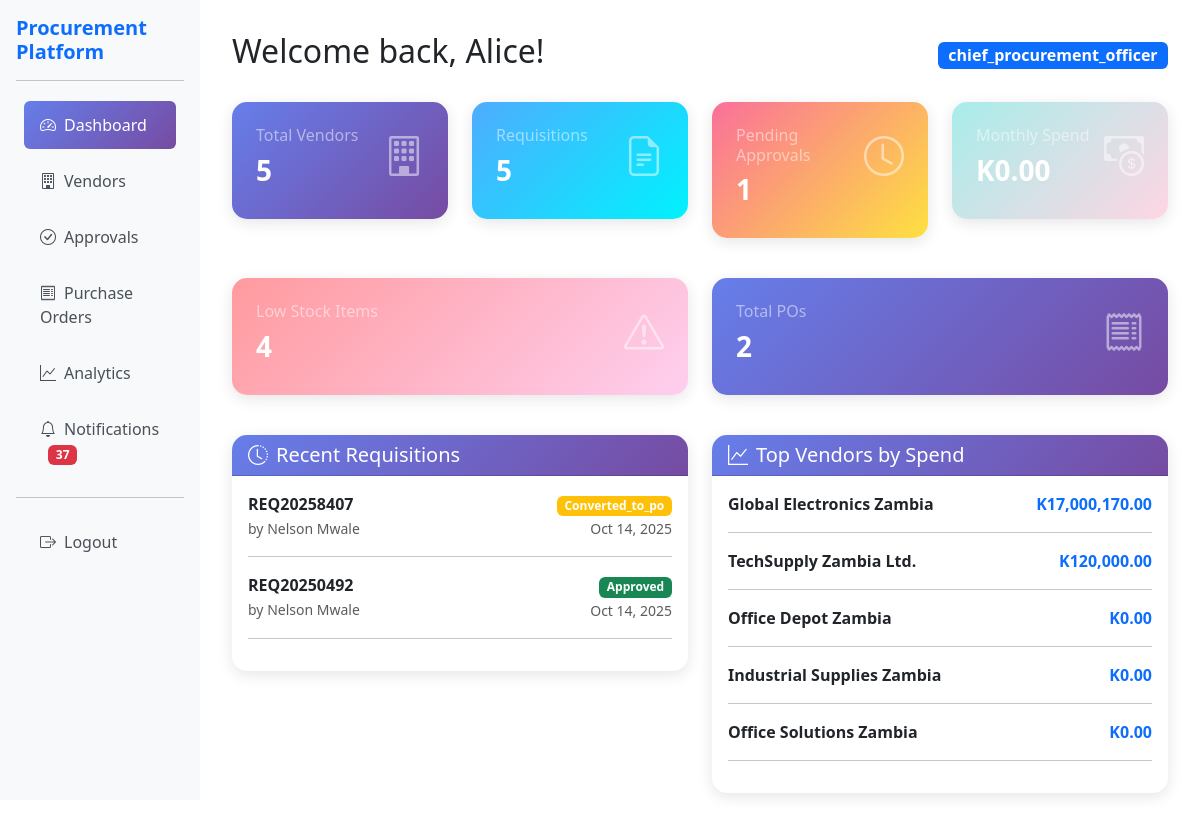
The app's page /dashboard.php (signed in) with its own data.
### tables this page shows
CREATE TABLE `users` (
  `id` int(11) NOT NULL,
  `username` varchar(50) NOT NULL,
  `email` varchar(100) NOT NULL,
  `password_hash` varchar(255) NOT NULL,
  `first_name` varchar(50) NOT NULL,
  `last_name` varchar(50) NOT NULL,
  `role_id` int(11) NOT NULL,
  `is_active` tinyint(1) DEFAULT 1,
  `created_at` timestamp NOT NULL DEFAULT current_timestamp(),
  `updated_at` timestamp NOT NULL DEFAULT current_timestamp() ON UPDATE current_timestamp()
);

CREATE TABLE `purchase_requisitions` (
  `id` int(11) NOT NULL,
  `requisition_number` varchar(50) NOT NULL,
  `requested_by` int(11) NOT NULL,
  `department` varchar(100) DEFAULT NULL,
  `cost_center` varchar(50) DEFAULT NULL,
  `priority` enum('low','medium','high') DEFAULT 'medium',
  `justification` text DEFAULT NULL,
  `total_amount` decimal(12,2) DEFAULT 0.00,
  `status` enum('draft','submitted','approved','rejected','cancelled','converted_to_po') DEFAULT 'draft',
  `created_at` timestamp NOT NULL DEFAULT current_timestamp(),
  `updated_at` timestamp NOT NULL DEFAULT current_timestamp() ON UPDATE current_timestamp()
);

### config/config.php (called while the page is built, shortened)
<?php
function isLoggedIn() {
    return isset($_SESSION['user_id']) && isset($_SESSION['username']);
}
function getCurrentUser() {
    return [
        'id' => $_SESSION['user_id'],
        'username' => $_SESSION['username'],
        'email' => $_SESSION['email'],
        'first_name' => $_SESSION['first_name'],
        'last_name' => $_SESSION['last_name'],
        'role_id' => $_SESSION['role_id'],
        'role_name' => $_SESSION['role_name']
    ];
}
function hasPermission($permission) {
    $user = getCurrentUser();
    $permissions = $_SESSION['permissions'] ?? [];
    if ($permission === 'view_inventory') {
        return strtolower($user['role_name']) === 'inventory_manager';
    }
    return isset($permissions[$permission]) && $permissions[$permission] === true;
}
function formatCurrency($amount) {
    return 'K' . number_format((float)$amount, 2);
}
function formatDate($date, $format = DATE_DISPLAY_FORMAT) {
    return date($format, strtotime($date));
}
?>

### includes/notifications.php (called while the page is built, shortened)
<?php
require_once __DIR__ . '/../config/config.php';
class NotificationSystem {
    private $db;
    public function __construct() {
        $this->db = new Database();
    }
    public function getUnreadCount($user_id) {
        try {
            $conn = $this->db->getConnection();
            $sql = "SELECT COUNT(*) FROM notifications WHERE user_id = ? AND is_read = 0";
            $stmt = $conn->prepare($sql);
            $stmt->execute([$user_id]);
            $count = $stmt->fetchColumn();
            return $count;
        } catch (Exception $e) {
            error_log("Get unread count error: " . $e->getMessage());
            return 0;
        }
    }
}
?>

### dashboard.php (the view, shortened to what this page needs)
<?php
require_once 'config/config.php';
require_once 'auth/auth.php';
require_once 'includes/notifications.php';
$user = getCurrentUser();
$db = new Database();
$conn = $db->getConnection();
$stats = [];
try {
    $stmt = $conn->prepare("SELECT COUNT(*) FROM vendors WHERE is_active = 1");
    $stmt->execute();
    $stats['total_vendors'] = $stmt->fetchColumn();
    $stmt = $conn->prepare("SELECT COUNT(*) FROM purchase_requisitions");
    $stmt->execute();
    $stats['total_requisitions'] = $stmt->fetchColumn();
    $stmt = $conn->prepare("SELECT COUNT(*) FROM approvals WHERE status = 'pending'");
    $stmt->execute();
    $stats['pending_approvals'] = $stmt->fetchColumn();
    $stmt = $conn->prepare("SELECT COUNT(*) FROM purchase_orders");
    $stmt->execute();
    $stats['total_pos'] = $stmt->fetchColumn();
    $stmt = $conn->prepare("SELECT COALESCE(SUM(total_amount), 0) FROM purchase_orders WHERE MONTH(created_at) = MONTH(CURRENT_DATE()) AND YEAR(created_at) = YEAR(CURRENT_DATE())");
    $stmt->execute();
    $stats['monthly_spend'] = $stmt->fetchColumn();
    $stmt = $conn->prepare("SELECT COUNT(*) FROM inventory_items WHERE current_stock <= reorder_point AND is_active = 1");
    $stmt->execute();
    $stats['low_stock_items'] = $stmt->fetchColumn();
    $notificationSystem = new NotificationSystem();
    $stats['unread_notifications'] = $notificationSystem->getUnreadCount($user['id']);
    $stmt = $conn->prepare("
        SELECT pr.*, u.first_name, u.last_name
        FROM purchase_requisitions pr
        JOIN users u ON pr.requested_by = u.id
        ORDER BY pr.created_at DESC
        LIMIT 5
    ");
    $stmt->execute();
    $recent_requisitions = $stmt->fetchAll();
    $stmt = $conn->prepare("
        SELECT a.*, pr.requisition_number, u.first_name, u.last_name
        FROM approvals a
        JOIN purchase_requisitions pr ON a.requisition_id = pr.id
        JOIN users u ON a.approver_id = u.id
        ORDER BY a.created_at DESC
        LIMIT 5
    ");
    $stmt->execute();
    $recent_approvals = $stmt->fetchAll();
    $stmt = $conn->prepare("
        SELECT v.name, COALESCE(SUM(po.total_amount), 0) as total_spend
        FROM vendors v
        LEFT JOIN purchase_orders po ON v.id = po.vendor_id
        WHERE v.is_active = 1
        GROUP BY v.id, v.name
        ORDER BY total_spend DESC
        LIMIT 5
    ");
    $stmt->execute();
    $top_vendors = $stmt->fetchAll();
} catch (Exception $e) {
    error_log("Dashboard error: " . $e->getMessage());
    $stats = [
        'total_vendors' => 0,
        'total_requisitions' => 0,
        'pending_approvals' => 0,
        'total_pos' => 0,
        'monthly_spend' => 0,
        'low_stock_items' => 0
    ];
    $recent_requisitions = [];
    $recent_approvals = [];
    $top_vendors = [];
}
?>
<!DOCTYPE html>
<html lang="en">
<head>
    <link href="https://cdn.jsdelivr.net/npm/bootstrap@5.3.0/dist/css/bootstrap.min.css" rel="stylesheet">
    <link href="https://cdn.jsdelivr.net/npm/bootstrap-icons@1.10.0/font/bootstrap-icons.css" rel="stylesheet">
    <link href="https://cdn.jsdelivr.net/npm/chart.js@4.4.0/dist/chart.min.css" rel="stylesheet">
</head>
<body>
    <div class="container-fluid">
        <div class="row">
            <div class="col-md-3 col-lg-2 sidebar">
                <div class="p-3">
                    <h5 class="text-primary fw-bold"><?php echo APP_NAME; ?></h5>
                    <hr>
                    <nav class="nav flex-column">
                        <a class="nav-link active" href="dashboard.php">
                            <i class="bi bi-speedometer2 me-2"></i>Dashboard
                        </a>
                        <?php if (hasPermission('manage_vendors')): ?>
                        <a class="nav-link" href="vendor.php">
                            <i class="bi bi-building me-2"></i>Vendors
                        </a>
                        <?php endif; ?>
                        <?php if (hasPermission('approve_requisition')): ?>
                        <a class="nav-link" href="approval.php">
                            <i class="bi bi-check-circle me-2"></i>Approvals
                        </a>
                        <?php endif; ?>
                        <?php if (hasPermission('create_po')): ?>
                        <a class="nav-link" href="purchase_order.php">
                            <i class="bi bi-receipt me-2"></i>Purchase Orders
                        </a>
                        <?php endif; ?>
                        <?php if (hasPermission('view_analytics')): ?>
                        <a class="nav-link" href="analytics.php">
                            <i class="bi bi-graph-up me-2"></i>Analytics
                        </a>
                        <?php endif; ?>
                        <a class="nav-link" href="notification_center.php">
                            <i class="bi bi-bell me-2"></i>Notifications
                            <?php if ($stats['unread_notifications'] > 0): ?>
                                <span class="badge bg-danger ms-2"><?php echo $stats['unread_notifications']; ?></span>
                            <?php endif; ?>
                        </a>
                        <hr>
                        <a class="nav-link" href="logout.php">
                            <i class="bi bi-box-arrow-right me-2"></i>Logout
                        </a>
                    </nav>
                </div>
            </div>
            <div class="col-md-9 col-lg-10 main-content">
                <div class="d-flex justify-content-between align-items-center mb-4">
                    <h2>Welcome back, <?php echo htmlspecialchars($user['first_name']); ?>!</h2>
                    <span class="badge bg-primary fs-6"><?php echo htmlspecialchars($user['role_name']); ?></span>
                </div>
                <div class="row mb-4">
                    <div class="col-md-3">
                        <div class="stat-card">
                            <div class="d-flex justify-content-between">
                                <div>
                                    <h6 class="text-white-50">Total Vendors</h6>
                                    <h3 class="fw-bold"><?php echo number_format($stats['total_vendors']); ?></h3>
                                </div>
                                <i class="bi bi-building fs-1 opacity-50"></i>
                            </div>
                        </div>
                    </div>
                    <div class="col-md-3">
                        <div class="stat-card success">
                            <div class="d-flex justify-content-between">
                                <div>
                                    <h6 class="text-white-50">Requisitions</h6>
                                    <h3 class="fw-bold"><?php echo number_format($stats['total_requisitions']); ?></h3>
                                </div>
                                <i class="bi bi-file-earmark-text fs-1 opacity-50"></i>
                            </div>
                        </div>
                    </div>
                    <div class="col-md-3">
                        <div class="stat-card warning">
                            <div class="d-flex justify-content-between">
                                <div>
                                    <h6 class="text-white-50">Pending Approvals</h6>
                                    <h3 class="fw-bold"><?php echo number_format($stats['pending_approvals']); ?></h3>
                                </div>
                                <i class="bi bi-clock fs-1 opacity-50"></i>
                            </div>
                        </div>
                    </div>
                    <div class="col-md-3">
                        <div class="stat-card info">
                            <div class="d-flex justify-content-between">
                                <div>
                                    <h6 class="text-white-50">Monthly Spend</h6>
                                    <h3 class="fw-bold"><?php echo formatCurrency($stats['monthly_spend']); ?></h3>
                                </div>
                                <i class="bi bi-cash-coin fs-1 opacity-50"></i>
                            </div>
                        </div>
                    </div>
                </div>
                <div class="row mb-4">
                    <div class="col-md-6">
                        <div class="stat-card danger">
                            <div class="d-flex justify-content-between">
                                <div>
                                    <h6 class="text-white-50">Low Stock Items</h6>
                                    <h3 class="fw-bold"><?php echo number_format($stats['low_stock_items']); ?></h3>
                                </div>
                                <i class="bi bi-exclamation-triangle fs-1 opacity-50"></i>
                            </div>
                        </div>
                    </div>
                    <div class="col-md-6">
                        <div class="stat-card">
                            <div class="d-flex justify-content-between">
                                <div>
                                    <h6 class="text-white-50">Total POs</h6>
                                    <h3 class="fw-bold"><?php echo number_format($stats['total_pos']); ?></h3>
                                </div>
                                <i class="bi bi-receipt fs-1 opacity-50"></i>
                            </div>
                        </div>
                    </div>
                </div>
                <div class="row">
                    <div class="col-md-6">
                        <div class="card">
                            <div class="card-header">
                                <h5 class="mb-0"><i class="bi bi-clock-history me-2"></i>Recent Requisitions</h5>
                            </div>
                            <div class="card-body">
                                <?php if (empty($recent_requisitions)): ?>
                                    <p class="text-muted">No recent requisitions</p>
                                <?php else: ?>
                                    <?php foreach ($recent_requisitions as $req): ?>
                                        <div class="d-flex justify-content-between align-items-center mb-2">
                                            <div>
                                                <strong><?php echo htmlspecialchars($req['requisition_number']); ?></strong>
                                                <br>
                                                <small class="text-muted">by <?php echo htmlspecialchars($req['first_name'] . ' ' . $req['last_name']); ?></small>
                                            </div>
                                            <div class="text-end">
                                                <span class="badge bg-<?php echo $req['status'] == 'approved' ? 'success' : ($req['status'] == 'rejected' ? 'danger' : 'warning'); ?>">
                                                    <?php echo ucfirst($req['status']); ?>
                                                </span>
                                                <br>
                                                <small class="text-muted"><?php echo formatDate($req['created_at']); ?></small>
                                            </div>
                                        </div>
                                        <hr>
                                    <?php endforeach; ?>
                                <?php endif; ?>
                            </div>
                        </div>
                    </div>
                    <div class="col-md-6">
                        <div class="card">
                            <div class="card-header">
                                <h5 class="mb-0"><i class="bi bi-graph-up me-2"></i>Top Vendors by Spend</h5>
                            </div>
                            <div class="card-body">
                                <?php if (empty($top_vendors)): ?>
                                    <p class="text-muted">No vendor data available</p>
                                <?php else: ?>
                                    <?php foreach ($top_vendors as $vendor): ?>
                                        <div class="d-flex justify-content-between align-items-center mb-2">
                                            <div>
                                                <strong><?php echo htmlspecialchars($vendor['name']); ?></strong>
                                            </div>
                                            <div class="text-end">
                                                <span class="fw-bold text-primary"><?php echo formatCurrency($vendor['total_spend']); ?></span>
                                            </div>
                                        </div>
                                        <hr>
                                    <?php endforeach; ?>
                                <?php endif; ?>
                            </div>
                        </div>
                    </div>
                </div>
            </div>
        </div>
    </div>
</body>
</html>

### records on screen
users: first_name "Alice"
purchase_requisitions: requisition_number "REQ20258407", requested_by.last_name "Nelson Mwale", status "Converted_to_po", created_at "Oct 14, 2025"
purchase_requisitions: requisition_number "REQ20250492", requested_by.last_name "Nelson Mwale", status "Approved", created_at "Oct 14, 2025"

### other values on screen
APP_NAME "Procurement Platform"
$stats['unread_notifications'] "37"
$user['role_name'] "chief_procurement_officer"
$stats['total_vendors'] "5"
$stats['total_requisitions'] "5"
$stats['pending_approvals'] "1"
formatCurrency($stats['monthly_spend']) "K0.00"
$stats['low_stock_items'] "4"
$stats['total_pos'] "2"
$vendor['name'] "Global Electronics Zambia"
formatCurrency($vendor['total_spend']) "K17,000,170.00"
$vendor['name'] "TechSupply Zambia Ltd."
formatCurrency($vendor['total_spend']) "K120,000.00"
$vendor['name'] "Office Depot Zambia"
formatCurrency($vendor['total_spend']) "K0.00"
